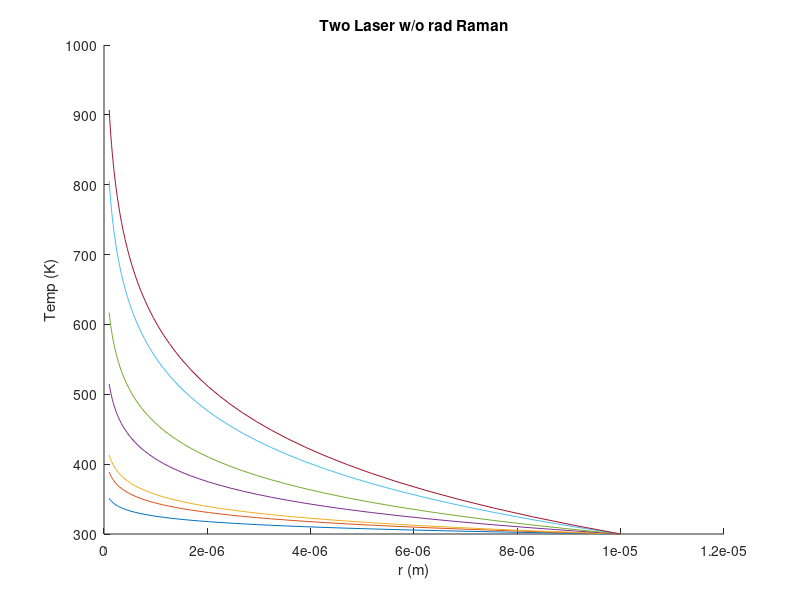

Source code (MATLAB):
clc
%% Two laser model - w/o rad
% http://dx.doi.org/10.1063/1.4867166 View
figure; hold on
r=logspace(-7,-5);
T0 = 300; % K
%P_abs = 10e-3; % W
d = 250e-9;
for count = 1:7
    if count==1
        P_abs = 2.7e-3;
        P_abs = P_abs*.51455;  %http://www2.ensc.sfu.ca/~glennc/e894/e894l15g.pdf A=1-R
    end
    if count==2
        P_abs = 4.7e-3;
        P_abs = P_abs*.51455;
    end
    if count==3
        P_abs = 6e-3;
        P_abs = P_abs*.51455;
    end
    if count==4
        P_abs = 11.4e-3;
        P_abs = P_abs*.51455;
    end
    if count==5
        P_abs = 16.8e-3;
        P_abs = P_abs*.51455;
    end
    if count==6
        P_abs = 26.8e-3;
        P_abs = P_abs*.51455;
    end
    if count==7
        P_abs = 32.2e-3;
        P_abs = P_abs*.51455;
    end
    t = .25e-6; % m               thikness, (d in literature)
    r0 = r(end);
    k=80; % W/m*K    for silicon

    T_noRad = T0 - P_abs/(2*pi*t*k)*log(r/r0);
%     figure;
    plot(r,T_noRad)
    
%     title('Two Laser w/o rad Raman')
%     xlabel('r (m)')
%     ylabel('Temp (K)')
end
% t = .25e-6; % m               thikness, (d in literature)
% r0 = r(end);
% k=150; % W/m*K    for silicon
% T_noRad = T0 - P_abs/(2*pi*t*k)*log(r/r0);
% figure;plot(r,T_noRad)
title('Two Laser w/o rad Raman')
xlabel('r (m)')
ylabel('Temp (K)')


% figure;semilogx(r,T_noRad)
% figure;semilogy(r,T_noRad)

%%
%% Two laser model - w/ rad
% close all
% From Incropera C .17

r2 = r(end);
r1 = 10e-6;
epi = 0.3;
sigma = 5.67e-8;
h_r = 4*epi*sigma*T0^3;
% h_r=0;
q = P_abs/(pi*t*r1);
N = sqrt(2*h_r/(k*t));
I = find(r < r1);
Ir = I(end);

%%

        
for i =1:length(r)
    c1(i) = (-0.5*q*r1/k)*(besselk (0,N*r2)/(N*besseli(1,N*r1)*besselk(0,N*r2) +...
        N*besseli(0,N*r2)*besselk(1,N*r1)));
    c2(i) = -c1(i) * besseli (0,N*r2)/besselk(0,N*r2);
    T2(i) = c1(i)*besseli(0,N*r(i)) + c2(i)*besselk(0,N*r(i)) + T0;
    T2_r1 = c1(i)*besseli(0,N*r1) + c2(i)*besselk(0,N*r1) + T0;;
    T1(i) = ((q*r1^2)/(4*k))*(1-r (i)^2/r1^2) + T2_r1;
    
    if (i<=Ir)
        T_Rad(i) = T1(i);
    else
        T_Rad(i) = T2(i);
    end
end

% for i =1:length(r)
%     A(i) = -q*r1/(2*k*N*besselk(1,N*r1));
%     B(i) = ((besseli(0,N*r2)*besselk(1,N*r1) + besseli(1,N*r1)*besselk(0,N*r2))/besselk(1,N*r1))^-1;
%     c1(i) = A(i)*B(i);
%     C(i) = (q*r1 + 2*k*c1(i)*N*besseli(1,N*r1))/(2*k);
%     T2(i) = A(i)*B(i)*besseli(0,N*r(i)) + C(i)*besselk(0,N*r(i)) + T0;
%     T2_r1 = A(i)*B(i)*besseli(0,N*r1) + C(i)*besselk(0,N*r1) + T0;
%     T1(i) = ((q*r1^2)/(4*k))*(1-r (i)^2/r1^2) + T2_r1;
%     
%     if (i<=Ir)
%         T_Rad(i) = T1(i);
%     else
%         T_Rad(i) = T2(i);
%     end
% end

% 
% figure;loglog(r,T_Rad)
% figure;semilogx(r,T_Rad)
% figure;semilogy(r,T_Rad)

% figure;loglog(r,T_Rad)
% figure;semilogx(r,T_Rad)
% figure;semilogy(r,T_Rad)

% %% Two laser model - w/ rad
% % close all
% % From Incropera C .17
% 
% r2 = r(end);
% r1 = 1e-6;
% epi = 0.1;
% sigma = 5.67e-8;
% h_r = 4*epi*sigma*T0^3;
% % h_r=0;
% q = P_abs/(2*pi*t);
% z = sqrt(2*h_r/(k*t));
% 
% A = sqrt(z)*(sinh (sqrt(z)*log10(r2))^2 - cosh(sqrt(z)*log10(r2))*cosh(sqrt(z)*log10(r1)))/sinh(sqrt(z)*log10(r2));
% 
% for i =1:length(r)
%     B(i) = ((q*r1^2)/(4*k))*(1-r (i)^2/r1^2);
%     C(i) = ((q*r1^2)/(2*k))*A^(-1)*(cosh(sqrt(z)*log10(r1))+cosh(sqrt(z)*log10(r2))*cosh (sqrt(z)*log10(r1))/sinh(sqrt(z)*log10(r2)));
%     D(i) = ((q*r1^2)/(2*k))*A^(-1)*cosh(sqrt(z)*log10(r(i)));
%     E(i) = ((1*r1^2)/(2*k))*A^(-1)*cosh (sqrt(z)*log10(r2))/sinh(sqrt(z)*log10(r2))*sinh(sqrt(z)*log10(r(i)));
%     T_Rad(i) = B(i)+C(i)+D(i)+E(i) + T0;
% end
% 
% 
% % figure;loglog(r,T_Rad)
% % figure;semilogx(r,T_Rad)
% % figure;semilogy(r,T_Rad)

%%
% figure;
% semilogx(r,T_Rad)
% hold all
% semilogx(r,T_noRad,'+')
% legend('Rad','No Rad')

% 
% figure;
% loglog(r,T_Rad)
% hold all
% loglog(r,T_noRad,'+')
% legend('Rad','No Rad')